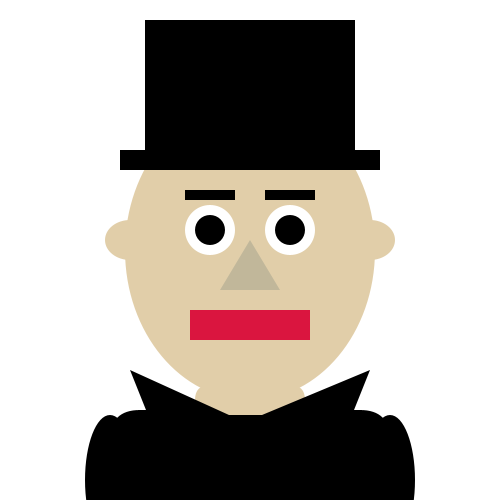
Frame 1 (no input)
Frame 60 (the mouse pressed at the canvas centre just before this capture): identical to frame 1, image omitted
Frame 120 (the mouse held since frame 60 and released just before this capture): identical to frame 1, image omitted

The Processing sketch that drew this single still picture (run headless with seeded random() and noise(); from frame 60 on, the mouse is pressed at the canvas centre):

// Processing sketch: processing_142902
// ── processing_142902.pde


//declare global variables
float eyeSize=30;
float eyebrowMovin=-85;
float movinMouth=-120;
float noseMove=20;
float earsUp=-40;
float hatBrim=0;
float hatTop=0;
float shoulderUp=230;
float bodyUp=250;
boolean clicked = false;

//run Once
void setup(){
  size(500,500);
  background(255,255,255);
  noStroke();
}


//run forever
void draw(){
    
    //eyebrowMovin = -85;
    //movinMouth = -120;
    //noseMove = 20;
    //earsUp = -40;
    //hatBrim = -120;
    //hatTop = -190;
    //shoulderUp = 230;
    //bodyUp = 260;
 
  makeFace();
  
}

void makeFace(){
     background(255,255,255);

  translate(250,250);
  
  //body
fill(hatBrim,0,hatTop);
rectMode(CENTER);
rect(0,260,280,200,30);

//arm right
fill(hatBrim,0,hatTop);
ellipse(140,shoulderUp,50,130);
  
  //left arm
  fill(hatBrim,0,hatTop);
ellipse(-140,shoulderUp,50,130);

  //head
  fill(225,206,169);
  ellipse(0,0,bodyUp,300);

//right eye
  fill(255,255,255);
  ellipse(40,-20,50,50);

//left eye
  fill(255,255,255);
  ellipse(-40,-20,50,50);

//nose
  pushMatrix();
  translate(0,noseMove);
  fill(193,183,154);
  triangle(0,-30,-30,20,30,20);
  popMatrix();

//eyepupil right
  fill(0,0,0);
  ellipse(40,-20,eyeSize,eyeSize);

// eye pupil left
  fill(0,0,0);
  ellipse(-40,-20,eyeSize,eyeSize);

//mouth
  translate(0,30);
  fill(218,21,63);
  rect(0,45,movinMouth,30);

//eyebrow left
  rectMode(CENTER);
  fill(0,0,0);
  rect(-40,eyebrowMovin,50,10);

//eyebrow right
  rectMode(CENTER);
  fill(0,0,0);
  rect(40,eyebrowMovin,50,10);

//hat brim
  fill(hatBrim,0,hatTop);
  rectMode(CENTER);
  rect(0,-120,260,20);

//hat top
  rectMode(CENTER);
  rect(0,-190,210,140);

//neck
fill(225,206,169);
rectMode(CENTER);
rect(0,120,110,30,50);

//collar left
  pushMatrix();
  translate(-40,120);
  fill(hatBrim,0,hatTop);
  triangle(-80,-30,-60,20,30,20);
  popMatrix();

//collor right
  pushMatrix();
  translate(40,120);
  fill(hatBrim,0,hatTop);
  triangle(80,-30,60,20,-40,20);
  popMatrix();

//ear left
  fill(225,206,169);
  ellipse(-120,-40,50,earsUp);

//ear right
  fill(225,206,169);
  ellipse(120,-40,50,earsUp);
}

void keyPressed(){
  //clicked =! clicked;
  
  eyeSize= random(5,30);
  eyebrowMovin= random(-85,-70);
  movinMouth= random(-120,70);
  noseMove= random(20,30);
  hatBrim= random(0,255);
  hatTop= random(0,255);
  shoulderUp= random(220,240);
  bodyUp= random(220,270);
  earsUp= random(-60,-40);
}
